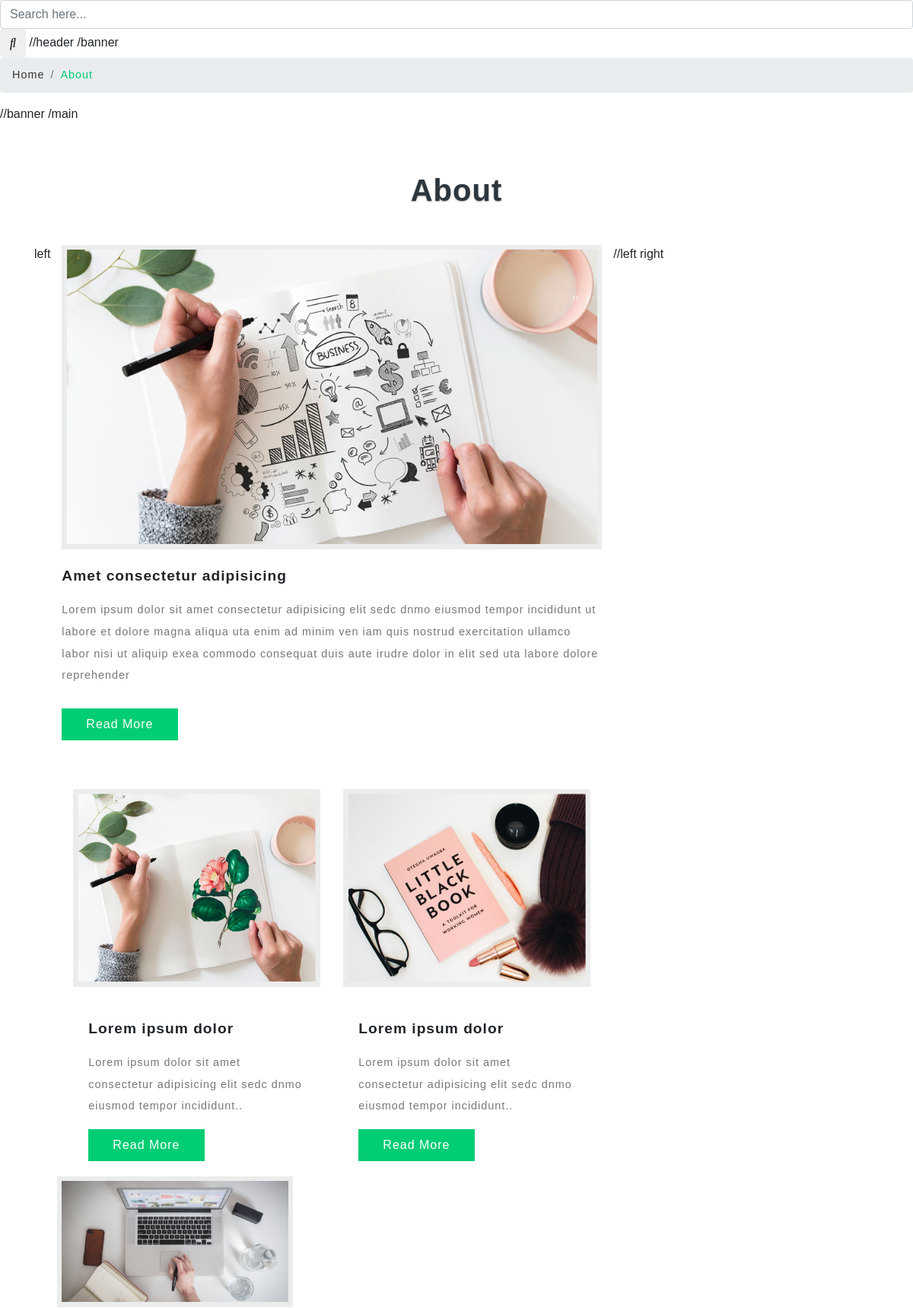
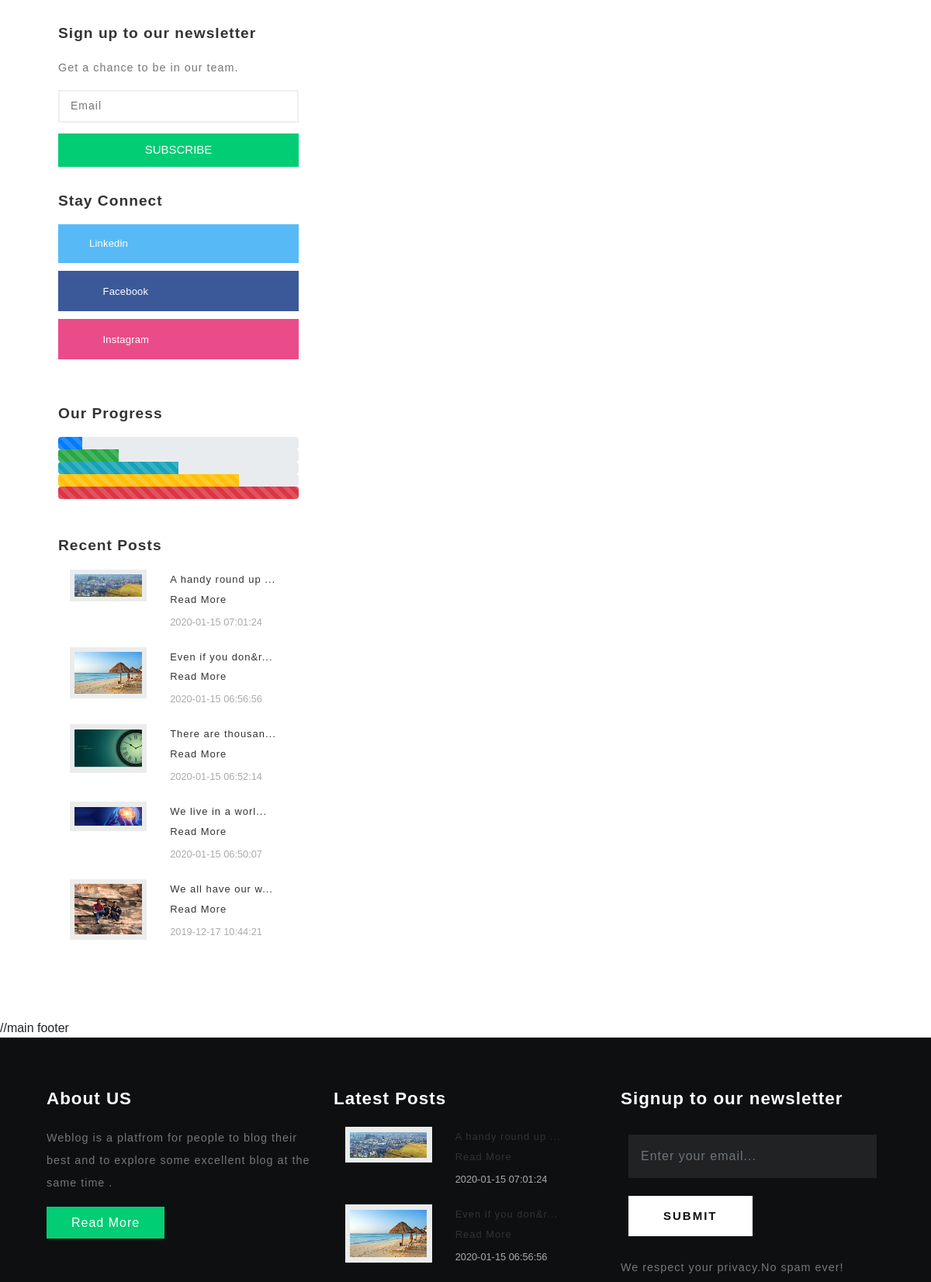
/about.php (signed in, upper part), run on the app's committed database (2 pictures, top to bottom).
### tables this page shows
CREATE TABLE `blog` (
  `blog_id` int(11) NOT NULL,
  `blog_title` text NOT NULL,
  `blog_subtitle` text NOT NULL,
  `thumbnail` text NOT NULL,
  `content` text NOT NULL,
  `user_id` int(11) NOT NULL,
  `status` int(11) NOT NULL,
  `status_remark` text NOT NULL,
  `cate_id` int(11) NOT NULL,
  `created` datetime NOT NULL,
  `likes` int(11) NOT NULL,
  `comments` int(11) NOT NULL,
  `views` int(11) NOT NULL
);

### include/mainright.php (the view, shortened to what this page needs)
<aside class="col-lg-4 agileits-w3ls-right-blog-con text-right">
					<div class="col-lg-12 right-blog-info text-left">
						<div class="tech-btm">
							<img src="images/banner1.jpg" class="img-fluid" alt="">
						</div>
						<div class="tech-btm">
							<h4>Sign up to our newsletter</h4>
							<p>Get a chance to be in our team.</p>
							<form action="index.php" method="post">
								<input type="email" placeholder="Email" required="">
								<input type="submit" value="Subscribe">
							</form>
						</div>
						<div class="tech-btm widget_social">
							<h4>Stay Connect</h4>
							<ul>
								<li>
									<a class="twitter" href="https://www.linkedin.com/in/gauransh-dingwani-1a9431199/">
										<span class="count"></span> Linkedin</a>
								</li>
								<li>
									<a class="facebook" href="https://www.facebook.com/gauransh.dhoni7">
										<i class="fab fa-facebook-f"></i>
										<span class="count"></span> Facebook</a>
								</li>
								<li>
									<a class="dribble" href="https://www.instagram.com/gauransh_dingwani/">
										<i class="fab fa-instagram"></i>
										<span class="count"></span> Instagram </a>
								</li>
							</ul>
						</div>
						<div class="single-gd my-5 tech-btm">
							<h4>Our Progress</h4>
							<div class="progress">
								<div class="progress-bar progress-bar-striped" role="progressbar" style="width: 10%" aria-valuenow="10" aria-valuemin="0"
								    aria-valuemax="100"></div>
							</div>
							<div class="progress">
								<div class="progress-bar progress-bar-striped bg-success" role="progressbar" style="width: 25%" aria-valuenow="25" aria-valuemin="0"
								    aria-valuemax="100"></div>
							</div>
							<div class="progress">
								<div class="progress-bar progress-bar-striped bg-info" role="progressbar" style="width: 50%" aria-valuenow="50" aria-valuemin="0"
								    aria-valuemax="100"></div>
							</div>
							<div class="progress">
								<div class="progress-bar progress-bar-striped bg-warning" role="progressbar" style="width: 75%" aria-valuenow="75" aria-valuemin="0"
								    aria-valuemax="100"></div>
							</div>
							<div class="progress">
								<div class="progress-bar progress-bar-striped bg-danger" role="progressbar" style="width: 100%" aria-valuenow="100" aria-valuemin="0"
								    aria-valuemax="100"></div>
							</div>
						</div>
						<div class="tech-btm">
							<h4>Recent Posts</h4>
                                                        <?php
                                                        $query = "SELECT * FROM `blog` ORDER BY created desc LIMIT 5";
                                                        $go_data = mysqli_query($conn, $query);
                                                        while ($row = mysqli_fetch_array($go_data)){
                                                            $thumbnail = $row['thumbnail'];
                                                            $content = $row['content'];
                                                            $date = $row['created'];
                                                            $sid = $row['blog_id'];
                                                        ?>
							<div class="blog-grids row mb-3">
								<div class="col-md-5 blog-grid-left">
									<a href="singlef.php?id=<?php echo $sid;?>">
										<img src="./blog_img/<?php echo $thumbnail;?>" class="img-fluid" alt="">
									</a>
								</div>
								<div class="col-md-7 blog-grid-right">
									<h5>
										<a href="singlef.php?id='.$sid.'"><?php echo substr($content, 0, 20).'... <a href="singlef.php?id='.$sid.'">Read More</a>';?> </a>
									</h5>
									<div class="sub-meta">
										<span>
											<i class="far fa-clock"></i><?php echo $date;?></span>
									</div>
								</div>
							</div>
                                                        <?php } ?>
						</div>
					</div>
				</aside>

### include/footer.php (shortened to what this page needs)
<footer>
<div class="container">
			<div class="row">
				<div class="col-lg-4 footer-grid-agileits-w3ls text-left">
					<h3>About US</h3>
					<p>Weblog is a platfrom for people to blog their best and to explore some excellent blog at the same time .</p>
					<div class="read">
						<a href="../personal/index.html" class="btn btn-primary read-m">Read More</a>
					</div>
				</div>
				<div class="col-lg-4 footer-grid-agileits-w3ls text-left">
					<div class="tech-btm">
						<h3>Latest Posts</h3>
                                                <?php
                                                        $query = "SELECT * FROM `blog` ORDER BY created desc LIMIT 3";
                                                        $go_data = mysqli_query($conn, $query);
                                                        while ($row = mysqli_fetch_array($go_data)){
                                                            $thumbnail = $row['thumbnail'];
                                                            $content = $row['content'];
                                                            $date = $row['created'];
                                                            $sid = $row['blog_id'];
                                                        ?>
							<div class="blog-grids row mb-3">
								<div class="col-md-5 blog-grid-left">
									<a href="single.php?id=<?php echo $sid;?>">
										<img src="./blog_img/<?php echo $thumbnail;?>" class="img-fluid" alt="">
									</a>
								</div>
								<div class="col-md-7 blog-grid-right">
									<h5>
										<a href="single.php?id=<?php echo $sid;?>"><?php echo substr($content, 0, 20).'... <a href="singlef.php?id='.$sid.'">Read More</a>';?> </a>
									</h5>
									<div class="sub-meta">
										<span>
											<i class="far fa-clock"></i><?php echo $date;?></span>
									</div>
								</div>
							</div>
                                                        <?php } ?>
                                            </div>
				</div>
				<div class="col-lg-4 subscribe-main footer-grid-agileits-w3ls">
					<h2>Signup to our newsletter</h2>
					<div class="subscribe-main">
							<div class="subscribe-form">
									<form action="#" method="post" class="subscribe_form">
										<input class="form-control" type="email" placeholder="Enter your email..." required="">
										<button type="submit" class="btn btn-primary submit">Submit</button>
									</form>
						   </div>
						<p>We respect your privacy.No spam ever!</p>
					</div>
				</div>
			</div>
		</div>
</footer>

### css/style.css (style rules this page uses)
html, body { margin: 0; font-size: 100%; font-family: 'Poppins', sans-serif; background: #fff; }
body a { text-decoration: none; transition: 0.5s all; -webkit-transition: 0.5s all; -moz-transition: 0.5s all; -o-transition: 0.5s all; -ms-transition: 0.5s all; }
input[type="button"], input[type="submit"], input[type="text"], input[type="email"], input[type="search"] { transition: 0.5s all; -webkit-transition: 0.5s all; -moz-transition: 0.5s all; -o-transition: 0.5s all; -ms-transition: 0.5s all; font-family: 'Poppins', sans-serif; }
h1, h2, h3, h4, h5, h6 { margin: 0; font-family: 'Poppins', sans-serif; letter-spacing:1px; }
p { margin: 0; font-size: 0.9em; color: #777777; line-height: 2em; letter-spacing: 1px; font-weight: 300; }
ul { margin: 0; padding: 0; }
a.btn.btn-primary.read-m { border-radius: 0; padding: 0.55em 2em; letter-spacing: 1px; background: #01cd74; border: none; }
.read { margin-top: 1em; }
.tech-btm img { background: #ebecec; padding: .4em; }
.tech-btm h4 { font-size: 1.2em; color: #333333; font-weight: 700; margin-bottom: 1em; }
.tech-btm { margin-bottom: 2em; }
.tech-btm input[type="email"] { width: 100%; color: #737070; outline: none; font-size: 14px; padding: 0.6em 1em; border: 2px solid #eceff1; -webkit-appearance: none; letter-spacing: 1px; margin: 1em 0; }
.tech-btm input[type="submit"] { background: #01cd74; padding: .7em 1em; color: #fff; font-size: 15px; font-weight:500; display: block; outline: none; border: none; width: 100%; cursor: pointer; text-transform:uppercase; }
.widget_social li { display: block; }
.widget_social li a { color: #fff; display: inline-block; font-size: 13px; font-weight:400; letter-spacing: 0.2px; line-height: 30px; margin-bottom: 10px; padding: 10px 20px; text-transform: capitalize; width: 100%; }
.widget_social li a.twitter { background: #57baf7; }
.widget_social li a.facebook { background: #3b5998; }
.widget_social li a.dribble { background: #ea4c89; }
.widget_social li a i { font-size: 18px; position: relative; text-align: left; width: 35px; }
.widget_social li a .count { padding-left: 20px; }
.tech-btm h5 { font-size: 0.9em; line-height: 1.4em; font-weight: 600; }
.tech-btm h5 a { color:#333; }
.sub-meta span { font-size: 0.8em; color: #a9abad; line-height: 2.5em; }
footer { padding: 5em 0; background-color: #0e0f10; }
.subscribe-main { padding-bottom: 1em; }
.footer-grid-agileits-w3ls img { width:100%; }
.subscribe-form { margin: 1em auto 0; padding: 10px; }
.footer-grid-agileits-w3ls h2,.footer-grid-agileits-w3ls h3 { font-size: 1.4em; color: #ffffff; font-weight: 600; line-height: 1.3; margin-bottom: 1em; }
.subscribe-main p { color: #777; letter-spacing: 1px; }
.subscribe-main input[type="email"] { width: 100%; padding: 1em 1em; font-size: 16px; color: #fff; outline: none; background: rgba(241, 245, 249, 0.08); -webkit-appearance: none; border: none; -webkit-appearance: none; letter-spacing: 1px; border-radius:0; }
.subscribe-main button[type="submit"] { color: #0e0f10; font-size: 15px; font-weight: 600; text-transform: uppercase; outline: none; letter-spacing: 2px; padding: 1em 3em; border: none; cursor: pointer; transition: 0.5s all; -webkit-transition: 0.5s all; -moz-transition: 0.5s all; -webkit-appearance: none; background: #fff; margin-top: 1.5em; border-radius:0; }
a.facebook { color: #fff; font-size: 16px; }
@media (max-width:1440px) { .bottom-slider, .main-content-w3layouts-agileits, footer,.banner-bottom { padding: 4em 0; } }

### data on the page
blog: thumbnail (picture), content "A handy round up", created "2020-01-15 07:01:24"
blog: thumbnail (picture), content "Even if you don&r", created "2020-01-15 06:56:56"
blog: thumbnail (picture), content "There are thousan", created "2020-01-15 06:52:14"
blog: thumbnail (picture), content "We live in a worl", created "2020-01-15 06:50:07"
blog: thumbnail (picture), content "We all have our w", created "2019-12-17 10:44:21"
